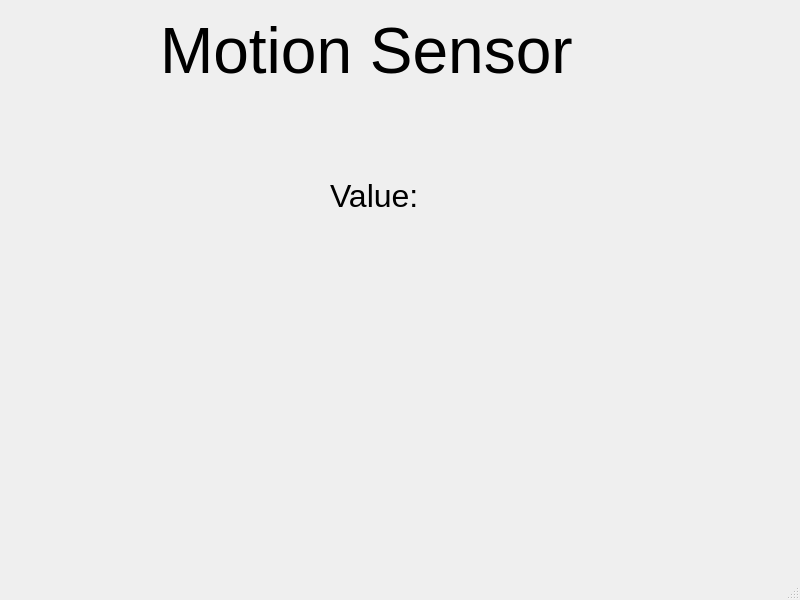
<?xml version="1.0" encoding="UTF-8"?>
<ui version="4.0">
 <class>MainWindow</class>
 <widget class="QMainWindow" name="MainWindow">
  <property name="geometry">
   <rect>
    <x>0</x>
    <y>0</y>
    <width>800</width>
    <height>600</height>
   </rect>
  </property>
  <property name="windowTitle">
   <string>MainWindow</string>
  </property>
  <widget class="QWidget" name="centralwidget">
   <widget class="QLabel" name="label">
    <property name="geometry">
     <rect>
      <x>160</x>
      <y>10</y>
      <width>501</width>
      <height>81</height>
     </rect>
    </property>
    <property name="styleSheet">
     <string notr="true">font-size: 48pt;</string>
    </property>
    <property name="text">
     <string>Motion Sensor</string>
    </property>
   </widget>
   <widget class="QLabel" name="label_2">
    <property name="geometry">
     <rect>
      <x>330</x>
      <y>180</y>
      <width>91</width>
      <height>31</height>
     </rect>
    </property>
    <property name="styleSheet">
     <string notr="true">font-size: 24pt;</string>
    </property>
    <property name="text">
     <string>Value:</string>
    </property>
   </widget>
   <widget class="QLabel" name="result">
    <property name="geometry">
     <rect>
      <x>320</x>
      <y>240</y>
      <width>241</width>
      <height>41</height>
     </rect>
    </property>
    <property name="styleSheet">
     <string notr="true">font-size: 18pt; color: rgb(87, 227, 137); </string>
    </property>
    <property name="text">
     <string/>
    </property>
   </widget>
  </widget>
  <widget class="QMenuBar" name="menubar">
   <property name="geometry">
    <rect>
     <x>0</x>
     <y>0</y>
     <width>800</width>
     <height>28</height>
    </rect>
   </property>
  </widget>
  <widget class="QStatusBar" name="statusbar"/>
 </widget>
 <resources/>
 <connections/>
</ui>
